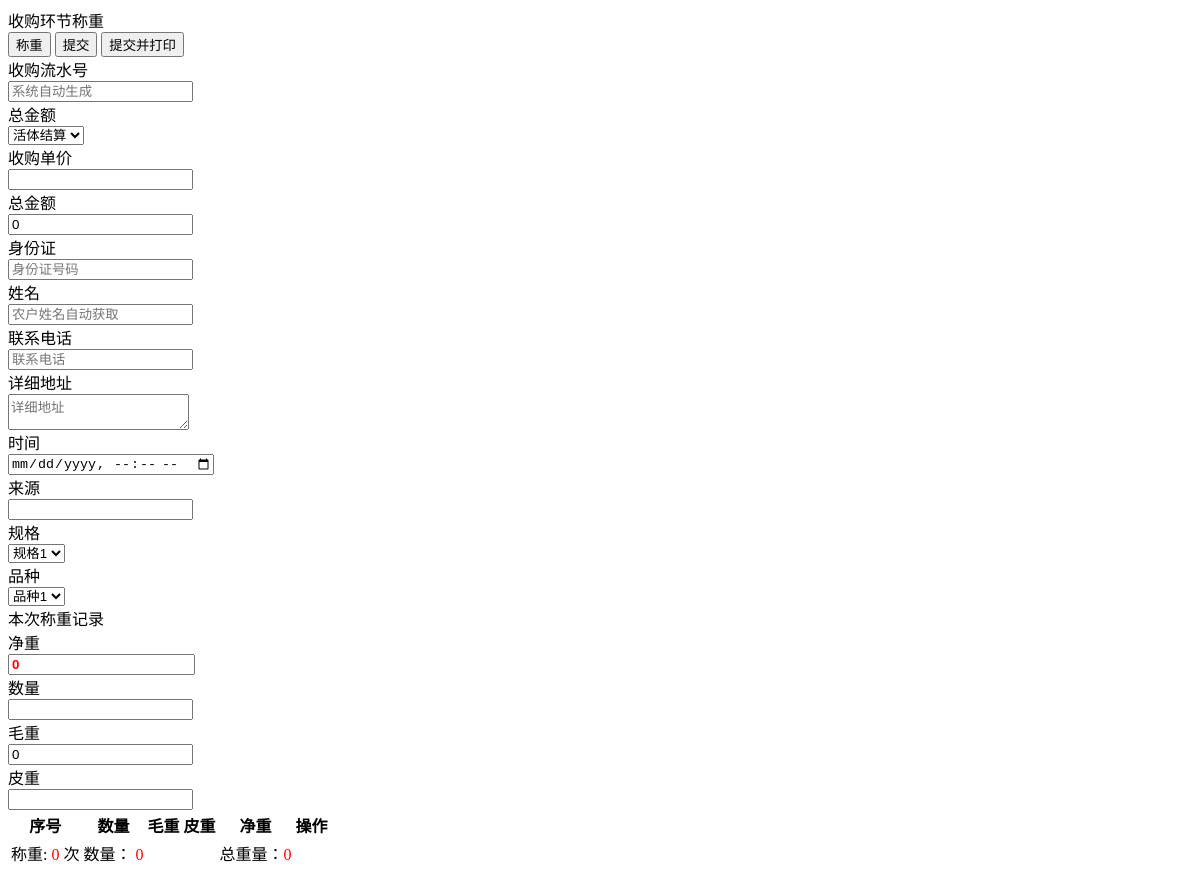
The page /sg_edit/ on the database as committed earlier.
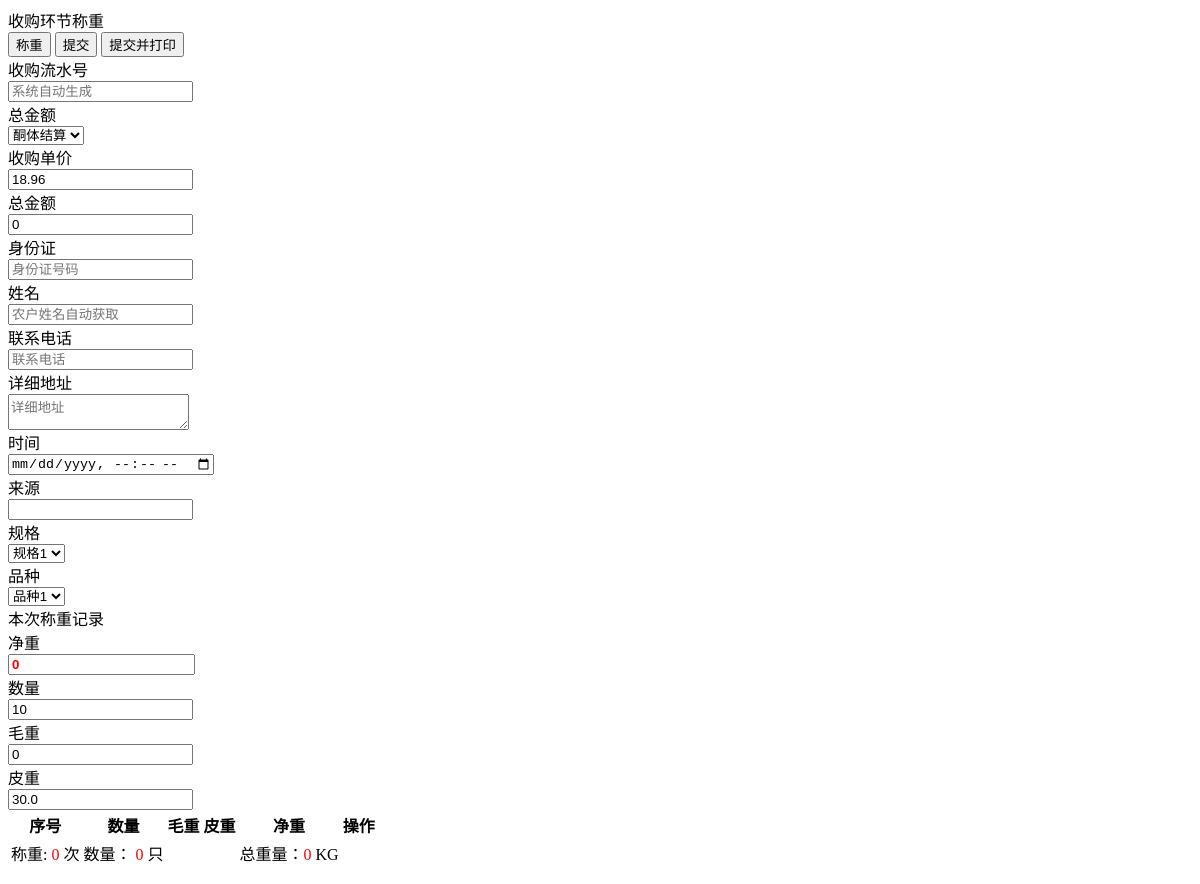
The same page on the database as committed later.
### meat/models.py (models this page shows)
class SystemConfig(models.Model):
    pay_type = models.IntegerField(default=1) # 结算方式 0 活体结算； 1 酮体结算； 2 两者都可以
    live_buy_price = models.FloatField(default=0)  # 活体默认收购价格
    live_tare = models.FloatField(default=0)  # 活体默认皮重
    live_weigh_number = models.IntegerField(default=5)  # 活体默认每次可称重数量
    ketobody_weigh_number = models.IntegerField(default=5)  # 酮体默认每次可称重数量
    ketobody_buy_price = models.FloatField(default=0)  # 酮体默认收购价格
    ketobody_tare = models.FloatField(default=0)  # 酮体默认皮重
    unit_of_weight = models.CharField(max_length=10, default="KG")  # 重量计量单位
    unit_of_number = models.CharField(max_length=10, default="只(头)")  # 数量计量单位

### meat/views.py (the view)
# urls.py: path('sg_edit/', sg_edit),
def sg_edit(request):
    config = SystemConfig.objects.first()
    return render(request, 'meat/sg_partial.html',
                  {"config": config})

### meat/templates/meat/sg_partial.html (shortened to what this page needs)
<div class="row">
    <div class="card">
        <div class="card-header">
            <div class="card-title">收购环节称重</div>
            <div class="pull-right card-action">
                <div role="group">
                    <button id="btnSave" type="button" class="btn btn-primary"> 称重 </button>
                    <button type="button" class="btn btn-primary"> 提交 </button>
                    <button type="button" class="btn btn-primary"> 提交并打印 </button>
                </div>
            </div>
        </div>
        <div class="card-body">
            <form class="form-horizontal">
                <div class="row">
                    <div class="col-sm-4">
                        <div class="form-group">
                            <label for="total_price" class="col-sm-3 control-label"> 收购流水号 </label>
                            <div class="col-sm-9">
                                <input class="form-control" id="total_price" name="total_price" readonly placeholder="系统自动生成">
                            </div>
                        </div>
                        <div class="form-group">
                            <label for="total_price" class="col-sm-3 control-label"> 总金额 </label>
                            <div class="col-sm-9">
                               <select class="form-control">
                                   <option value="0" {% if config.pay_type == 0 %} selected {% endif %}>活体结算</option>
                                   <option value="1" {% if config.pay_type == 0 %} selected {% endif %}>酮体结算</option>
                               </select>
                            </div>
                        </div>
                        <div class="form-group">
                            <label for="sg_price" class="col-sm-3 control-label"> 收购单价 </label>
                            <div class="col-sm-9">
                                <input class="form-control" id="sg_price" name="sg_price" value="{{ config.live_buy_price }}">
                            </div>
                        </div>
                        <div class="form-group form-group-lg">
                            <label for="total_price" class="col-sm-3 control-label"> 总金额 </label>
                            <div class="col-sm-9">
                                <input class="form-control" id="total_price" name="total_price" value="0">
                            </div>
                        </div>
                    </div>
                    <div class="col-sm-4">
                        <div class="form-group">
                            <label for="id_card" class="col-sm-3 control-label">身份证</label>
                            <div class="col-sm-9">
                                <input class="form-control" id="id_card" name="id_card" placeholder="身份证号码">
                            </div>
                        </div>
                        <div class="form-group">
                            <label for="cust_name" class="col-sm-3 control-label">姓名</label>
                            <div class="col-sm-9">
                                <input class="form-control" id="cust_name" name="cust_name" placeholder="农户姓名自动获取">
                            </div>
                        </div>
                        <div class="form-group">
                            <label for="mobile" class="col-sm-3 control-label">联系电话</label>
                            <div class="col-sm-9">
                                <input class="form-control" id="mobile" name="mobile" placeholder="联系电话">
                            </div>
                        </div>
                        <div class="form-group">
                            <label for="address" class="col-sm-3 control-label">详细地址</label>
                            <div class="col-sm-9">
                                <textarea class="form-control" id="address" name="address" placeholder="详细地址"></textarea>
                            </div>
                        </div>
                    </div>
                    <div class="col-sm-4">
                        <div class="form-group">
                            <label for="cz_datetime" class="col-sm-3 control-label">时间</label>
                            <div class="col-sm-9">
                                <input type="datetime-local" class="form-control" id="cz_datetime" name="cz_datetime" placeholder="0">
                            </div>
                        </div>
                        <div class="form-group">
                            <label for="sg_source" class="col-sm-3 control-label">来源</label>
                            <div class="col-sm-9">
                                <input class="form-control" id="sg_source" name="sg_source" placeholder="">
                            </div>
                        </div>
                        <div class="form-group">
                            <label for="single_price" class="col-sm-3 control-label">规格</label>
                            <div class="col-sm-9">
                               <select class="form-control">
                                   <option>规格1</option>
                               </select>
                            </div>
                        </div>
                        <div class="form-group">
                            <label for="total_price" class="col-sm-3 control-label">品种</label>
                            <div class="col-sm-9">
                                <select class="form-control">
                                    <option>品种1</option>
                                </select>
                            </div>
                        </div>
                    </div>
                </div>
                <div class="row">
                    <div class="panel panel-primary">
                        <div class="panel-heading">本次称重记录</div>
                        <div class="panel-body">
                            <div class="row">
                                <div class="col-sm-4">
                                    <div class="form-group form-group-lg">
                                        <label for="jz_weight" class="col-sm-3 control-label">净重</label>
                                        <div class="col-sm-9">
                                            <input class="form-control" id="jz_weight" name="jz_weight" value="0" style="color: red; font-weight: bolder">
                                        </div>
                                    </div>
                                    <div class="form-group">
                                        <label for="cur_number" class="col-sm-3 control-label">数量</label>
                                        <div class="col-sm-9">
                                            <input class="form-control" id="cur_number" value="{{ config.live_weigh_number}}">
                                        </div>
                                    </div>
                                    <div class="form-group">
                                        <label for="mz_weight" class="col-sm-3 control-label">毛重</label>
                                        <div class="col-sm-9">
                                            <input class="form-control" id="mz_weight" name="mz_weight" value="0">
                                        </div>
                                    </div>
                                    <div class="form-group">
                                        <label for="pz_weight" class="col-sm-3 control-label">皮重</label>
                                        <div class="col-sm-9">
                                            <input class="form-control" id="pz_weight" name="pz_weight" value="{{ config.live_tare}}">
                                        </div>
                                    </div>
                                </div>
                                <div class="col-sm-8">
                                    <table id="table1" data-toggle="table" class="table">
                                        <thead>
                                            <tr>
                                                <th data-field="no">序号</th>
                                                <th data-field="cur_number">数量</th>
                                                <th data-field="mz_weight">毛重</th>
                                                <th data-field="pz_weight">皮重</th>
                                                <th data-field="jz_weight">净重</th>
                                                <th data-field="opt">操作</th>
                                            </tr>
                                        </thead>
                                        <tfoot>
                                            <tr>
                                                <td>称重: <label id="lblCount" style="color:red">0</label> 次</td>
                                                <td> 数量： <label id="lblNumber" style="color:red">0</label> {{ config.unit_of_number}} </td>
                                                <td> </td>
                                                <td> </td>
                                                <td> 总重量：<label id="lblWeight" style="color:red">0</label> {{ config.unit_of_weight}} </td>
                                                <td> </td>
                                            </tr>
                                        </tfoot>
                                    </table>
                                </div>
                            </div>
                        </div>
                    </div>
                </div>
            </form>
        </div>
    </div>
</div>

Rows that differ between the two databases and show on the page:
added SystemConfig: pay_type "酮体结算", sg_price "18.96", live_weigh_number "10", pz_weight "30.0", unit_of_number "只", unit_of_weight "KG"
Other text that changed with them:
form field value: "活体结算" → (not shown)
